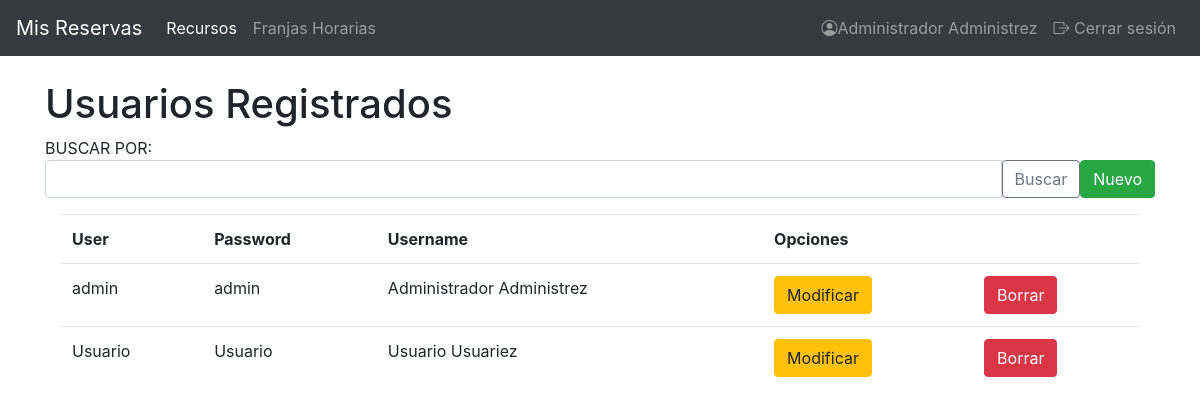
Page /index.php?controller=UserController&action=mostrarUser (signed in) on the committed database.
### tables this page shows
CREATE TABLE IF NOT EXISTS `users` (
  `id` int(10) UNSIGNED NOT NULL AUTO_INCREMENT,
  `username` varchar(50) NOT NULL,
  `password` varchar(50) NOT NULL,
  `realname` varchar(50) NOT NULL,
  `type` enum('admin','user') NOT NULL,
  PRIMARY KEY (`id`)
);

### view.php (called while the page is built)
<?php
class View
{
	public function show($viewName, $data = null)
	{
		include("views/header.php");
		include("views/$viewName.php");
		include("views/footer.php");
	}
}

### controllers/UserController.php (called while the page is built, shortened)
<?php
include ("view.php");
include ("models/security.php");
class UserController {
    public function __construct()
    {
        $this->view = new View();
        $this->user = new User();
    }
    public function mostrarUser() {
        $data['listaUser'] = $this->user->getAll();
        $this->view->show("user/mostrarUser", $data);
    }
}

### index.php (called while the page is built, shortened)
<?php
if (!isset($_REQUEST['action'])) {
        $action = "showLoginForm";
    } else {
        $action = $_REQUEST['action'];
    }
$controller = new $controller();
$controller->$action();

### models/security.php (called while the page is built, shortened)
<?php
class Security {
    public static function thereIsSession() {
        if (isset($_SESSION['idUser'])) {
            return true;
        } else {
            return false;
        }
    }
}

### models/DB.php (called while the page is built, shortened)
<?php
class DB {
    private $db;
    public function __construct() {
        $this->db = new mysqli(DB_HOST, DB_USER, DB_PASSWORD, DB_NAME);
    }
    public function consulta($sql) {
        $arrayResult = array();
        if ($result = $this->db->query($sql)) {
            while($fila = $result->fetch_object()) {
                $arrayResult[] = $fila;
            }
        } else {
            $arrayResult = null;
        }
        return $arrayResult;
    }
}

### models/user.php (called while the page is built, shortened)
<?php
     include_once("DB.php");
class User {
    private $db;
    public function __construct()
    {
        $this->db = new DB;
    }
    public function getAll() {
        $result = $this->db->consulta("SELECT * FROM users");
        return $result;
    }
}
?>

### views/user/mostrarUser.php (the view, shortened to what this page needs)
<?php
	echo "<div class=container>";
	echo "<h1> Usuarios Registrados</h1>";
	if (Security::thereIsSession()==true){
		echo "<form action='index.php'>
			<input type='hidden' name='controller' value='UserController'>
			<input type='hidden' name='action' value='buscarUser'>
			<div class='col-13'>
				BUSCAR POR:
				<div class='input-group mb-3'>
					<input type='text'class='form-control' name='textoBusqueda' aria-label='' aria-describedby='basic-addon2'>
					<div class='input-group-btn'>
						<button class='btn btn-outline-secondary' type='submit' value='Buscar'>
							Buscar
							</button>
					</div>";
				if($_SESSION['type'] ==  "admin"){
					echo"<td><a href='index.php?controller=UserController&action=formularioInsertarUser' class='btn btn-success'>Nuevo</a></td>";
				}
			echo"</div>";}
	echo "</div>";
	if (count($data['listaUser']) > 0) {
		echo "<div class=container>";
			echo "<div class= 'table-responsive'>";
				echo "<table class= 'table table-hover'>";
					echo "<tr>";
						echo "<th>User</th>";
						echo "<th>Password</th>";
						echo "<th>Username</th>";
						if (isset($_SESSION["idUser"])){
							echo "<th colspan='2'>Opciones</th>";
						}
					echo "</tr>";
					if($_SESSION['type'] ==  "admin"){
						foreach($data['listaUser'] as $user) {
							echo "<tr id='user".$user->id."'>";
								echo "<td>".$user->username."</td>";
								echo "<td>".$user->password."</td>";
								echo "<td>".$user->realname."</td>";
								echo "<td><a href='index.php?controller=UserController&action=formularioModificarUser&id=".$user->id."' class='btn btn-warning'> Modificar</a></td>";
								if($_SESSION['type'] ==  "admin"){
									echo "<td><button class='btn btn-danger'><a href='index.php?controller=UserController&action=borrarUserAjax&id=".$user->id."' style='color: white'>Borrar</button></a></td>";
								}
									echo "</tr>";
						}
					}
				echo "</table>";
			echo "</div>";
		echo "</div>";
	}
	else {
		echo "No se encontraron datos";
	}

### rows in the picture
users: username "admin", password "admin", realname "Administrador Administrez"
users: username "Usuario", password "Usuario", realname "Usuario Usuariez"

### other values in the picture
$_SESSION['realname'] "Administrador Administrez"
